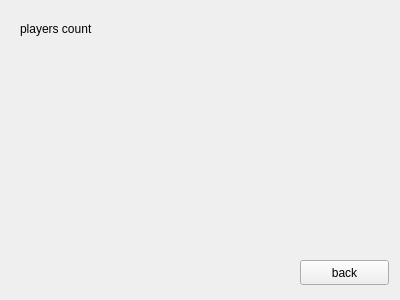
<?xml version="1.0" encoding="UTF-8"?>
<ui version="4.0">
 <class>getPlayersInfoWindow</class>
 <widget class="QWidget" name="getPlayersInfoWindow">
  <property name="geometry">
   <rect>
    <x>0</x>
    <y>0</y>
    <width>400</width>
    <height>300</height>
   </rect>
  </property>
  <property name="windowTitle">
   <string>Form</string>
  </property>
  <widget class="QLabel" name="label">
   <property name="geometry">
    <rect>
     <x>20</x>
     <y>20</y>
     <width>211</width>
     <height>17</height>
    </rect>
   </property>
   <property name="text">
    <string>players count</string>
   </property>
  </widget>
  <widget class="QPushButton" name="back_btn">
   <property name="geometry">
    <rect>
     <x>300</x>
     <y>260</y>
     <width>89</width>
     <height>25</height>
    </rect>
   </property>
   <property name="text">
    <string>back</string>
   </property>
  </widget>
 </widget>
 <resources/>
 <connections/>
</ui>
